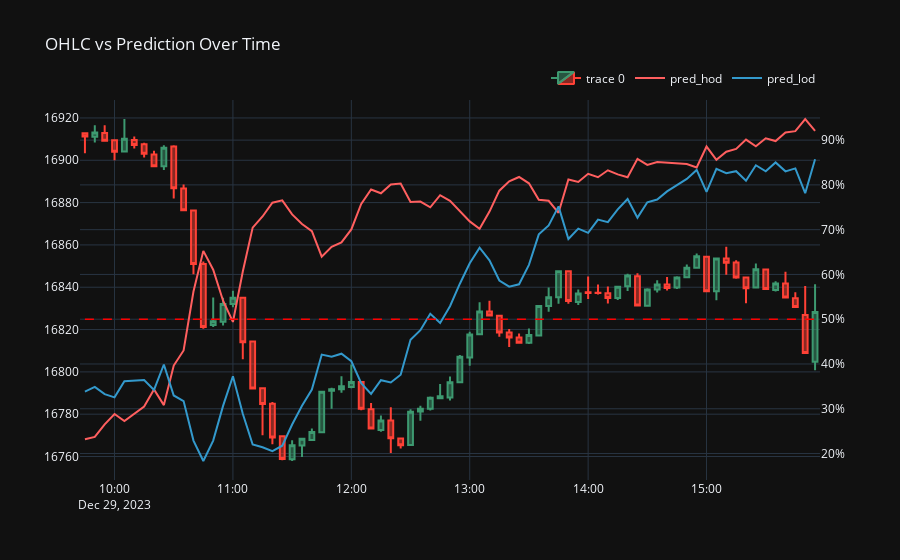

The code cell stored with this chart in its notebook:
### Code cell
import plotly.graph_objects as go

# Pick a day in the test set
test_day = '2023-12-29'
test_df = df_results.loc[test_day:test_day]
X_prices = spx_data.loc[test_day:test_day, ['open','high','low','close']]

df_viz = test_df.merge(X_prices, left_index=True, right_index=True)

fig = go.Figure(data=[go.Candlestick(x=df_viz.index,
                open=df_viz['open'],
                high=df_viz['high'],
                low=df_viz['low'],
                close=df_viz['close'])])

fig.add_trace(go.Scatter(x=df_viz.index, y=df_viz['pred_hod'], mode='lines', name='pred_hod', yaxis='y2', line=dict(color='#ff5f5f')))
fig.add_trace(go.Scatter(x=df_viz.index, y=df_viz['pred_lod'], mode='lines', name='pred_lod', yaxis='y2', line=dict(color='#3399cc')))

fig.add_shape(
    type="line",
    x0=df_viz.index.min(),
    x1=df_viz.index.max(),
    y0=0.5,
    y1=0.5,
    yref='y2',
    line=dict(
        color="Red",
        width=1.5,
        dash="dash",
    )
)

fig.update_layout(
    template='plotly_dark',
    yaxis=dict(
        tickformat='.0f'
    ),
    yaxis2=dict(
        overlaying='y',
        side='right',
        tickformat=".0%"
    ),
    legend=dict(
        orientation="h",
        yanchor="bottom",
        y=1.02,
        xanchor="right",
        x=1
    ),
    title='OHLC vs Prediction Over Time',
    xaxis_rangeslider_visible=False
)

fig.show()
